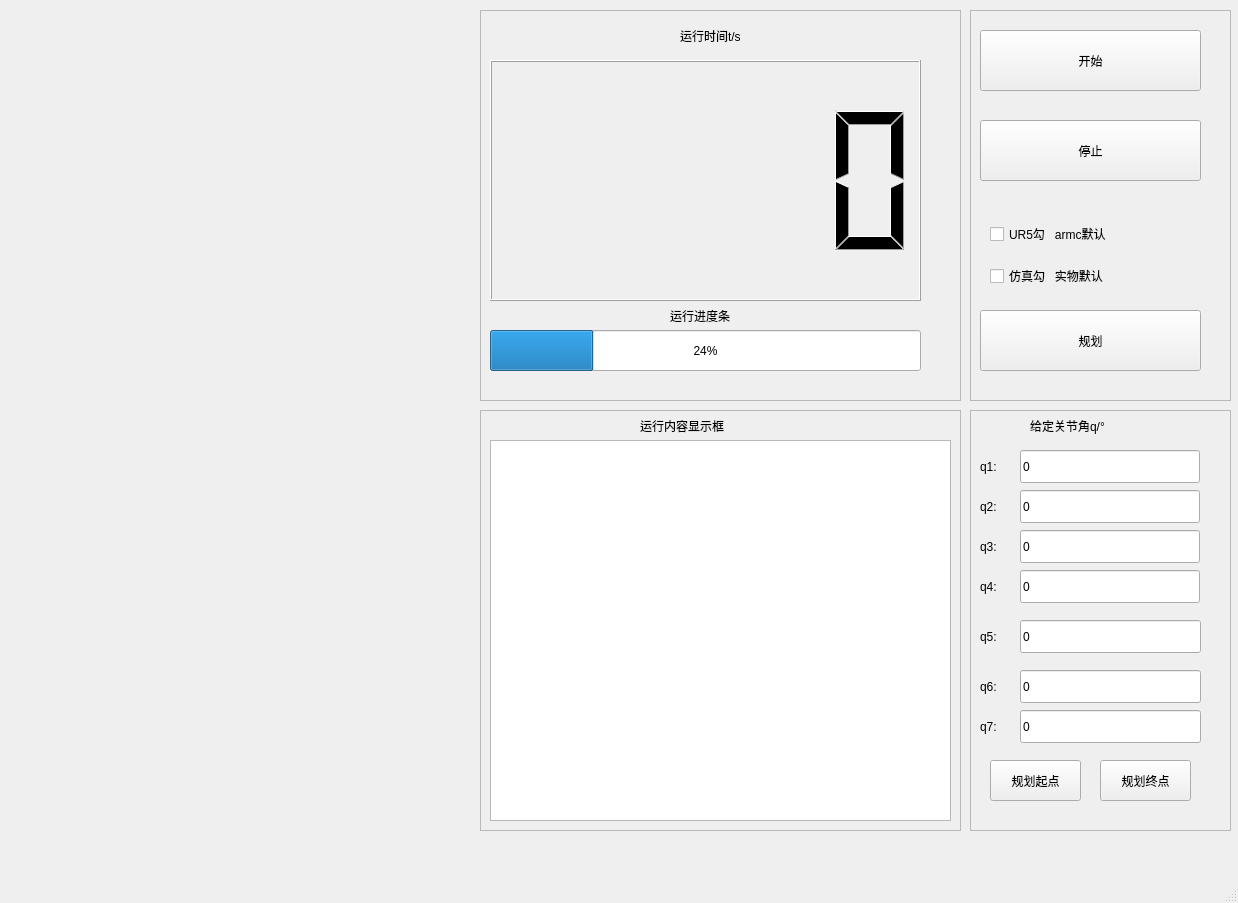
<?xml version="1.0" encoding="UTF-8"?>
<ui version="4.0">
 <class>MainWindow</class>
 <widget class="QMainWindow" name="MainWindow">
  <property name="geometry">
   <rect>
    <x>0</x>
    <y>0</y>
    <width>1238</width>
    <height>903</height>
   </rect>
  </property>
  <property name="windowTitle">
   <string>MainWindow</string>
  </property>
  <property name="iconSize">
   <size>
    <width>16</width>
    <height>16</height>
   </size>
  </property>
  <property name="animated">
   <bool>false</bool>
  </property>
  <widget class="QWidget" name="centralwidget">
   <widget class="QWidget" name="horizontalLayoutWidget">
    <property name="geometry">
     <rect>
      <x>10</x>
      <y>10</y>
      <width>451</width>
      <height>391</height>
     </rect>
    </property>
    <layout class="QHBoxLayout" name="horizontalLayout_pos"/>
   </widget>
   <widget class="QWidget" name="horizontalLayoutWidget_2">
    <property name="geometry">
     <rect>
      <x>10</x>
      <y>410</y>
      <width>451</width>
      <height>421</height>
     </rect>
    </property>
    <layout class="QHBoxLayout" name="horizontalLayout_vel"/>
   </widget>
   <widget class="QWidget" name="horizontalLayoutWidget_5">
    <property name="geometry">
     <rect>
      <x>480</x>
      <y>410</y>
      <width>481</width>
      <height>421</height>
     </rect>
    </property>
    <layout class="QHBoxLayout" name="horizontalLayout_5">
     <item>
      <widget class="QFrame" name="frame">
       <property name="frameShape">
        <enum>QFrame::StyledPanel</enum>
       </property>
       <property name="frameShadow">
        <enum>QFrame::Raised</enum>
       </property>
       <widget class="QTextEdit" name="textEdit">
        <property name="geometry">
         <rect>
          <x>10</x>
          <y>30</y>
          <width>461</width>
          <height>381</height>
         </rect>
        </property>
       </widget>
       <widget class="QLabel" name="label">
        <property name="geometry">
         <rect>
          <x>160</x>
          <y>0</y>
          <width>131</width>
          <height>31</height>
         </rect>
        </property>
        <property name="text">
         <string>运行内容显示框</string>
        </property>
       </widget>
      </widget>
     </item>
    </layout>
   </widget>
   <widget class="QWidget" name="horizontalLayoutWidget_6">
    <property name="geometry">
     <rect>
      <x>480</x>
      <y>10</y>
      <width>481</width>
      <height>391</height>
     </rect>
    </property>
    <layout class="QHBoxLayout" name="horizontalLayout_6">
     <item>
      <widget class="QFrame" name="frame_4">
       <property name="frameShape">
        <enum>QFrame::StyledPanel</enum>
       </property>
       <property name="frameShadow">
        <enum>QFrame::Raised</enum>
       </property>
       <widget class="QLCDNumber" name="lcdNumber">
        <property name="geometry">
         <rect>
          <x>10</x>
          <y>50</y>
          <width>431</width>
          <height>241</height>
         </rect>
        </property>
       </widget>
       <widget class="QProgressBar" name="progressBar">
        <property name="geometry">
         <rect>
          <x>10</x>
          <y>320</y>
          <width>431</width>
          <height>41</height>
         </rect>
        </property>
        <property name="value">
         <number>24</number>
        </property>
       </widget>
       <widget class="QLabel" name="label_2">
        <property name="geometry">
         <rect>
          <x>190</x>
          <y>290</y>
          <width>101</width>
          <height>31</height>
         </rect>
        </property>
        <property name="text">
         <string>运行进度条</string>
        </property>
       </widget>
       <widget class="QLabel" name="label_11">
        <property name="geometry">
         <rect>
          <x>200</x>
          <y>10</y>
          <width>101</width>
          <height>31</height>
         </rect>
        </property>
        <property name="text">
         <string>运行时间t/s</string>
        </property>
        <property name="textFormat">
         <enum>Qt::AutoText</enum>
        </property>
       </widget>
      </widget>
     </item>
    </layout>
   </widget>
   <widget class="QWidget" name="verticalLayoutWidget">
    <property name="geometry">
     <rect>
      <x>970</x>
      <y>410</y>
      <width>261</width>
      <height>421</height>
     </rect>
    </property>
    <layout class="QVBoxLayout" name="verticalLayout">
     <item>
      <widget class="QFrame" name="frame_6">
       <property name="frameShape">
        <enum>QFrame::StyledPanel</enum>
       </property>
       <property name="frameShadow">
        <enum>QFrame::Raised</enum>
       </property>
       <widget class="QLabel" name="label_4">
        <property name="geometry">
         <rect>
          <x>10</x>
          <y>160</y>
          <width>31</width>
          <height>33</height>
         </rect>
        </property>
        <property name="text">
         <string>q4:</string>
        </property>
       </widget>
       <widget class="QLineEdit" name="lineEdit_q5">
        <property name="geometry">
         <rect>
          <x>50</x>
          <y>210</y>
          <width>181</width>
          <height>33</height>
         </rect>
        </property>
        <property name="text">
         <string>0</string>
        </property>
       </widget>
       <widget class="QLabel" name="label_5">
        <property name="geometry">
         <rect>
          <x>10</x>
          <y>260</y>
          <width>31</width>
          <height>33</height>
         </rect>
        </property>
        <property name="text">
         <string>q6:</string>
        </property>
       </widget>
       <widget class="QLineEdit" name="lineEdit_q6">
        <property name="geometry">
         <rect>
          <x>50</x>
          <y>260</y>
          <width>181</width>
          <height>33</height>
         </rect>
        </property>
        <property name="text">
         <string>0</string>
        </property>
       </widget>
       <widget class="QLabel" name="label_6">
        <property name="geometry">
         <rect>
          <x>10</x>
          <y>300</y>
          <width>31</width>
          <height>33</height>
         </rect>
        </property>
        <property name="text">
         <string>q7:</string>
        </property>
       </widget>
       <widget class="QLineEdit" name="lineEdit_q7">
        <property name="geometry">
         <rect>
          <x>50</x>
          <y>300</y>
          <width>181</width>
          <height>33</height>
         </rect>
        </property>
        <property name="text">
         <string>0</string>
        </property>
       </widget>
       <widget class="QLineEdit" name="lineEdit_q4">
        <property name="geometry">
         <rect>
          <x>50</x>
          <y>160</y>
          <width>180</width>
          <height>33</height>
         </rect>
        </property>
        <property name="text">
         <string>0</string>
        </property>
       </widget>
       <widget class="QLabel" name="label_7">
        <property name="geometry">
         <rect>
          <x>10</x>
          <y>210</y>
          <width>31</width>
          <height>33</height>
         </rect>
        </property>
        <property name="text">
         <string>q5:</string>
        </property>
       </widget>
       <widget class="QLabel" name="label_3">
        <property name="geometry">
         <rect>
          <x>60</x>
          <y>0</y>
          <width>151</width>
          <height>31</height>
         </rect>
        </property>
        <property name="text">
         <string>给定关节角q/°</string>
        </property>
       </widget>
       <widget class="QLabel" name="label_8">
        <property name="geometry">
         <rect>
          <x>10</x>
          <y>120</y>
          <width>31</width>
          <height>33</height>
         </rect>
        </property>
        <property name="text">
         <string>q3:</string>
        </property>
       </widget>
       <widget class="QLineEdit" name="lineEdit_q3">
        <property name="geometry">
         <rect>
          <x>50</x>
          <y>120</y>
          <width>180</width>
          <height>33</height>
         </rect>
        </property>
        <property name="text">
         <string>0</string>
        </property>
       </widget>
       <widget class="QLabel" name="label_9">
        <property name="geometry">
         <rect>
          <x>10</x>
          <y>80</y>
          <width>31</width>
          <height>33</height>
         </rect>
        </property>
        <property name="text">
         <string>q2:</string>
        </property>
       </widget>
       <widget class="QLineEdit" name="lineEdit_q2">
        <property name="geometry">
         <rect>
          <x>50</x>
          <y>80</y>
          <width>180</width>
          <height>33</height>
         </rect>
        </property>
        <property name="text">
         <string>0</string>
        </property>
       </widget>
       <widget class="QLabel" name="label_10">
        <property name="geometry">
         <rect>
          <x>10</x>
          <y>40</y>
          <width>31</width>
          <height>33</height>
         </rect>
        </property>
        <property name="text">
         <string>q1:</string>
        </property>
       </widget>
       <widget class="QLineEdit" name="lineEdit_q1">
        <property name="geometry">
         <rect>
          <x>50</x>
          <y>40</y>
          <width>180</width>
          <height>33</height>
         </rect>
        </property>
        <property name="text">
         <string>0</string>
        </property>
       </widget>
       <widget class="QPushButton" name="button_plan_begin">
        <property name="geometry">
         <rect>
          <x>20</x>
          <y>350</y>
          <width>91</width>
          <height>41</height>
         </rect>
        </property>
        <property name="text">
         <string>规划起点</string>
        </property>
        <property name="autoDefault">
         <bool>true</bool>
        </property>
       </widget>
       <widget class="QPushButton" name="button_plan_end">
        <property name="geometry">
         <rect>
          <x>130</x>
          <y>350</y>
          <width>91</width>
          <height>41</height>
         </rect>
        </property>
        <property name="text">
         <string>规划终点</string>
        </property>
        <property name="autoDefault">
         <bool>true</bool>
        </property>
       </widget>
       <zorder>lineEdit_q4</zorder>
       <zorder>label_4</zorder>
       <zorder>lineEdit_q5</zorder>
       <zorder>label_7</zorder>
       <zorder>label_5</zorder>
       <zorder>lineEdit_q6</zorder>
       <zorder>label_6</zorder>
       <zorder>lineEdit_q7</zorder>
       <zorder>label_3</zorder>
       <zorder>label_8</zorder>
       <zorder>lineEdit_q3</zorder>
       <zorder>label_9</zorder>
       <zorder>lineEdit_q2</zorder>
       <zorder>label_10</zorder>
       <zorder>lineEdit_q1</zorder>
       <zorder>button_plan_begin</zorder>
       <zorder>button_plan_end</zorder>
      </widget>
     </item>
    </layout>
   </widget>
   <widget class="QWidget" name="verticalLayoutWidget_2">
    <property name="geometry">
     <rect>
      <x>970</x>
      <y>10</y>
      <width>261</width>
      <height>391</height>
     </rect>
    </property>
    <layout class="QVBoxLayout" name="verticalLayout_2">
     <item>
      <widget class="QFrame" name="frame_5">
       <property name="frameShape">
        <enum>QFrame::StyledPanel</enum>
       </property>
       <property name="frameShadow">
        <enum>QFrame::Raised</enum>
       </property>
       <widget class="QPushButton" name="Button_begin">
        <property name="geometry">
         <rect>
          <x>10</x>
          <y>20</y>
          <width>221</width>
          <height>61</height>
         </rect>
        </property>
        <property name="text">
         <string>开始</string>
        </property>
        <property name="iconSize">
         <size>
          <width>16</width>
          <height>16</height>
         </size>
        </property>
        <property name="autoRepeat">
         <bool>false</bool>
        </property>
        <property name="autoExclusive">
         <bool>false</bool>
        </property>
        <property name="autoRepeatDelay">
         <number>400</number>
        </property>
        <property name="autoRepeatInterval">
         <number>200</number>
        </property>
        <property name="autoDefault">
         <bool>true</bool>
        </property>
        <property name="flat">
         <bool>false</bool>
        </property>
       </widget>
       <widget class="QPushButton" name="button_end">
        <property name="geometry">
         <rect>
          <x>10</x>
          <y>110</y>
          <width>221</width>
          <height>61</height>
         </rect>
        </property>
        <property name="text">
         <string>停止</string>
        </property>
        <property name="autoDefault">
         <bool>true</bool>
        </property>
       </widget>
       <widget class="QWidget" name="layoutWidget_2">
        <property name="geometry">
         <rect>
          <x>20</x>
          <y>200</y>
          <width>201</width>
          <height>91</height>
         </rect>
        </property>
        <layout class="QVBoxLayout" name="verticalLayout_4">
         <item>
          <widget class="QCheckBox" name="checkBox_UR5">
           <property name="text">
            <string>UR5勾   armc默认</string>
           </property>
          </widget>
         </item>
         <item>
          <widget class="QCheckBox" name="checkBox_gazebo">
           <property name="text">
            <string>仿真勾   实物默认</string>
           </property>
          </widget>
         </item>
        </layout>
       </widget>
       <widget class="QPushButton" name="button_plan">
        <property name="geometry">
         <rect>
          <x>10</x>
          <y>300</y>
          <width>221</width>
          <height>61</height>
         </rect>
        </property>
        <property name="text">
         <string>规划</string>
        </property>
        <property name="autoDefault">
         <bool>true</bool>
        </property>
       </widget>
      </widget>
     </item>
    </layout>
   </widget>
  </widget>
  <widget class="QMenuBar" name="menubar">
   <property name="geometry">
    <rect>
     <x>0</x>
     <y>0</y>
     <width>1238</width>
     <height>35</height>
    </rect>
   </property>
   <property name="defaultUp">
    <bool>false</bool>
   </property>
  </widget>
  <widget class="QStatusBar" name="statusbar"/>
 </widget>
 <resources/>
 <connections/>
</ui>
